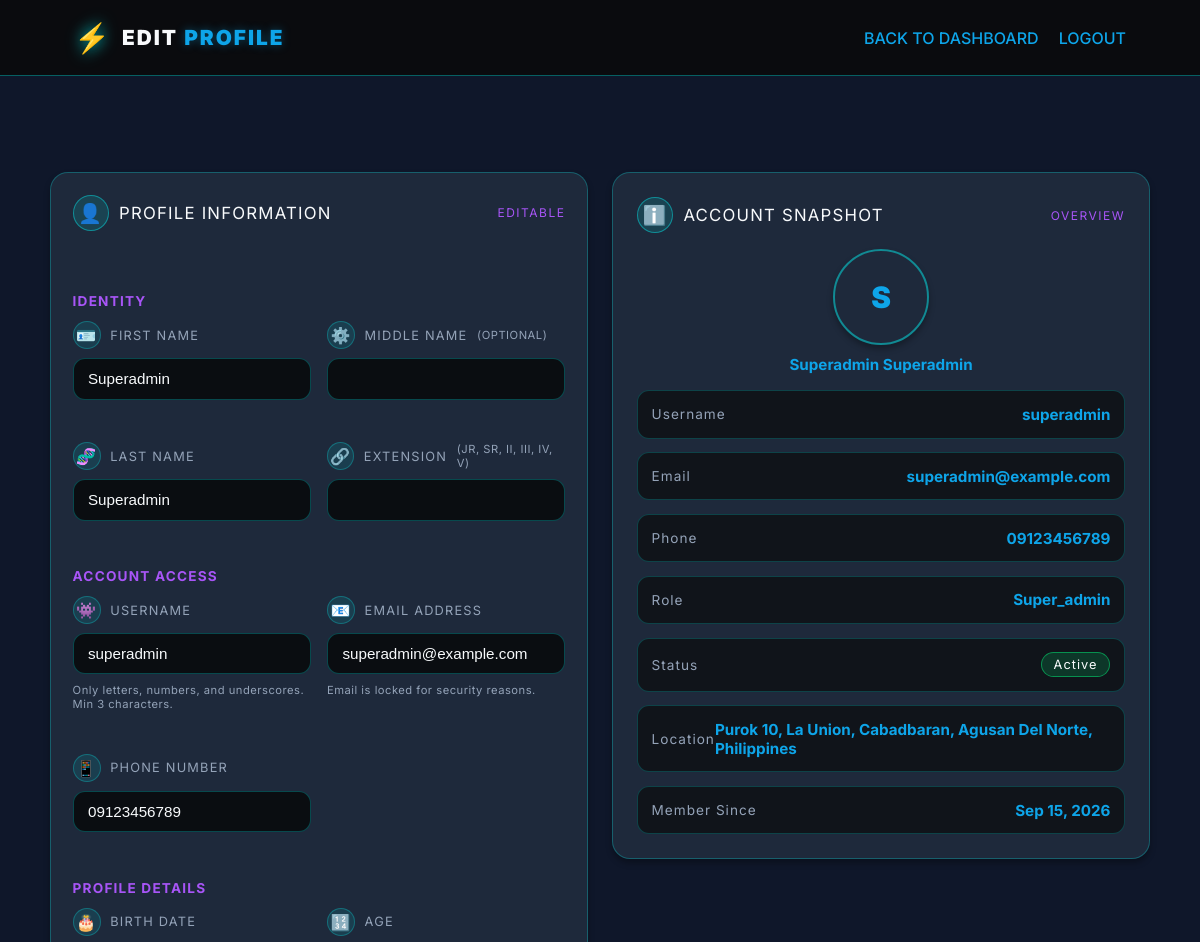
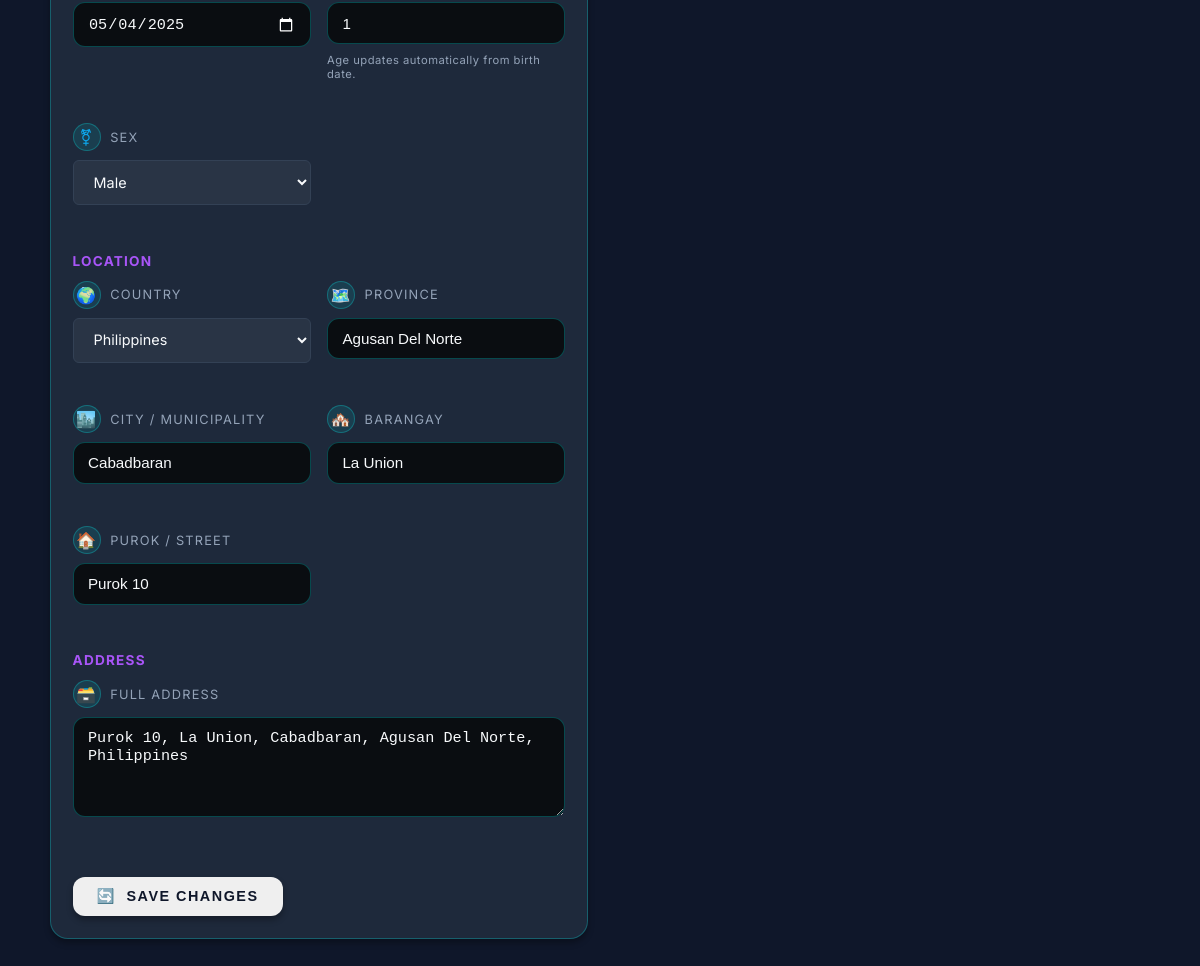
The page /pages/edit-profile.php (signed in) on the database its author committed (2 pictures, top to bottom).
### tables this page shows
CREATE TABLE `users` (
  `id` int(11) NOT NULL,
  `username` varchar(50) NOT NULL,
  `email` varchar(100) NOT NULL,
  `id_number` varchar(20) DEFAULT NULL,
  `password` varchar(255) NOT NULL,
  `phone_number` varchar(20) DEFAULT NULL,
  `first_name` varchar(100) DEFAULT NULL,
  `last_name` varchar(100) DEFAULT NULL,
  `middle_name` varchar(100) DEFAULT NULL,
  `extension` varchar(10) DEFAULT NULL,
  `birth_date` date DEFAULT NULL,
  `age` int(11) DEFAULT NULL,
  `sex` enum('male','female','other') DEFAULT NULL,
  `purok_street` varchar(255) DEFAULT NULL,
  `barangay` varchar(100) DEFAULT NULL,
  `city` varchar(100) DEFAULT NULL,
  `province` varchar(100) DEFAULT NULL,
  `country` varchar(100) DEFAULT NULL,
  `zip_code` varchar(10) DEFAULT NULL,
  `address` text DEFAULT NULL,
  `profile_picture` varchar(255) DEFAULT NULL,
  `role` enum('super_admin','admin','user') DEFAULT 'user',
  `status` enum('pending','approved','blocked','pending_setup') DEFAULT 'pending',
  `last_login` timestamp NULL DEFAULT NULL,
  `created_at` timestamp NOT NULL DEFAULT current_timestamp(),
  `updated_at` timestamp NOT NULL DEFAULT current_timestamp() ON UPDATE current_timestamp(),
  `phone` varchar(20) DEFAULT NULL,
  `is_active` tinyint(1) DEFAULT 1,
  `privileges` text DEFAULT NULL
);

### pages/edit-profile.php (the view, shortened to what the rows shown need)
<?php
require_once '../php/config.php';
$db = new Database();
$stmt = $db->prepare('SELECT username, email, address, phone, phone_number, first_name, middle_name, last_name, extension, birth_date, age, sex, purok_street, barangay, city, province, country, profile_picture, role, is_active, created_at, status FROM users WHERE id = ? LIMIT 1');
$stmt->execute([$_SESSION['user_id']]);
$user = $stmt->fetch();
$phoneValue = $user['phone_number'] ?? $user['phone'] ?? '';
$birthDateValue = $user['birth_date'] ?? '';
$computedAge = $user['age'] ?? null;
if ($birthDateValue) {
    try {
        $birthDateObj = new DateTime($birthDateValue);
        $now = new DateTime();
        $ageDiff = $birthDateObj->diff($now)->y;
        $computedAge = $ageDiff;
    } catch (Exception $e) {
        $computedAge = $user['age'] ?? null;
    }
}
$countries = [
    'Afghanistan','Albania','Algeria','Andorra','Angola','Antigua and Barbuda','Argentina','Armenia','Australia','Austria','Azerbaijan','Bahamas','Bahrain','Bangladesh','Barbados','Belarus','Belgium','Belize','Benin','Bhutan','Bolivia','Bosnia and Herzegovina','Botswana','Brazil','Brunei','Bulgaria','Burkina Faso','Burundi','Cabo Verde','Cambodia','Cameroon','Canada','Central African Republic','Chad','Chile','China','Colombia','Comoros','Congo','Costa Rica','Croatia','Cuba','Cyprus','Czech Republic','Denmark','Djibouti','Dominica','Dominican Republic','Ecuador','Egypt','El Salvador','Equatorial Guinea','Eritrea','Estonia','Eswatini','Ethiopia','Fiji','Finland','France','Gabon','Gambia','Georgia','Germany','Ghana','Greece','Grenada','Guatemala','Guinea','Guinea-Bissau','Guyana','Haiti','Honduras','Hungary','Iceland','India','Indonesia','Iran','Iraq','Ireland','Israel','Italy','Jamaica','Japan','Jordan','Kazakhstan','Kenya','Kiribati','Kosovo','Kuwait','Kyrgyzstan','Laos','Latvia','Lebanon','Lesotho','Liberia','Libya','Liechtenstein','Lithuania','Luxembourg','Madagascar','Malawi','Malaysia','Maldives','Mali','Malta','Marshall Islands','Mauritania','Mauritius','Mexico','Micronesia','Moldova','Monaco','Mongolia','Montenegro','Morocco','Mozambique','Myanmar','Namibia','Nauru','Nepal','Netherlands','New Zealand','Nicaragua','Niger','Nigeria','North Korea','North Macedonia','Norway','Oman','Pakistan','Palau','Palestine','Panama','Papua New Guinea','Paraguay','Peru','Philippines','Poland','Portugal','Qatar','Romania','Russia','Rwanda','Saint Kitts and Nevis','Saint Lucia','Saint Vincent and the Grenadines','Samoa','San Marino','Sao Tome and Principe','Saudi Arabia','Senegal','Serbia','Seychelles','Sierra Leone','Singapore','Slovakia','Slovenia','Solomon Islands','Somalia','South Africa','South Korea','South Sudan','Spain','Sri Lanka','Sudan','Suriname','Sweden','Switzerland','Syria','Taiwan','Tajikistan','Tanzania','Thailand','Timor-Leste','Togo','Tonga','Trinidad and Tobago','Tunisia','Turkey','Turkmenistan','Tuvalu','Uganda','Ukraine','United Arab Emirates','United Kingdom','United States','Uruguay','Uzbekistan','Vanuatu','Vatican City','Venezuela','Vietnam','Yemen','Zambia','Zimbabwe'
];
$userCountry = $user['country'] ?? 'Philippines';
$addressValue = $user['address'] ?? '';
?>
<!DOCTYPE html>
<html lang="en">
<head>
  <link rel="stylesheet" href="../css/cyberpunk-edit-profile.css" />
</head>
<body>
  <header class="cyber-header">
    <div class="header-content">
      <div class="logo-container">
        <h1 class="logo-text">EDIT <span class="accent">PROFILE</span></h1>
      </div>
    </div>
  </header>
  <main class="cyber-main">
    <div class="profile-wrapper">
      <section class="profile-panel snapshot-panel">
        <form id="editProfileForm" class="form-flow" novalidate>
          <div class="form-section">
            <div class="form-grid two-col">
              <div class="input-group">
                <div class="input-shell">
                  <input id="firstName" name="firstName" class="cyber-input" type="text" value="<?php echo htmlspecialchars($user['first_name'] ?? ''); ?>" autocomplete="given-name" required>
                </div>
              </div>
              <div class="input-group">
                <div class="input-shell">
                  <input id="lastName" name="lastName" class="cyber-input" type="text" value="<?php echo htmlspecialchars($user['last_name'] ?? ''); ?>" autocomplete="family-name" required>
                </div>
              </div>
            </div>
          </div>
          <div class="form-section">
            <div class="form-grid two-col">
              <div class="input-group">
                <div class="input-shell">
                  <input id="username" name="username" class="cyber-input" type="text" value="<?php echo htmlspecialchars($user['username']); ?>" autocomplete="username" required>
                </div>
              </div>
              <div class="input-group">
                <div class="input-shell">
                  <input id="email" name="email" class="cyber-input" type="email" value="<?php echo htmlspecialchars($user['email']); ?>" autocomplete="email" readonly>
                </div>
              </div>
              <div class="input-group">
                <div class="input-shell">
                  <input id="phone" name="phone" class="cyber-input" type="tel" value="<?php echo htmlspecialchars($phoneValue); ?>" placeholder="09XXXXXXXXX" autocomplete="tel-national" required>
                </div>
              </div>
            </div>
          </div>
          <div class="form-section">
            <div class="form-grid three-col">
              <div class="input-group">
                <div class="input-shell">
                  <input id="birthDate" name="birthDate" class="cyber-input" type="date" value="<?php echo htmlspecialchars($birthDateValue); ?>" required>
                </div>
              </div>
              <div class="input-group">
                <div class="input-shell">
                  <input id="age" name="age" class="cyber-input" type="number" value="<?php echo htmlspecialchars($computedAge ?? ''); ?>" readonly>
                </div>
              </div>
              <div class="input-group">
                <div class="input-shell">
                  <select id="sex" name="sex" class="cyber-input" required>
                    <option value="male" <?php echo (($user['sex'] ?? '') === 'male') ? 'selected' : ''; ?>>Male</option>
                  </select>
                </div>
              </div>
            </div>
          </div>
          <div class="form-section">
            <div class="form-grid two-col">
              <div class="input-group">
                <div class="input-shell">
                  <select id="country" name="country" class="cyber-input" required>
                    <?php foreach ($countries as $countryOption): ?>
                      <option value="<?php echo htmlspecialchars($countryOption); ?>" <?php echo ($countryOption === $userCountry) ? 'selected' : ''; ?>>
                        <?php echo htmlspecialchars($countryOption); ?>
                      </option>
                    <?php endforeach; ?>
                  </select>
                </div>
              </div>
              <div class="input-group">
                <div class="input-shell">
                  <input id="province" name="province" class="cyber-input" type="text" value="<?php echo htmlspecialchars($user['province'] ?? ''); ?>" required>
                </div>
              </div>
              <div class="input-group">
                <div class="input-shell">
                  <input id="city" name="city" class="cyber-input" type="text" value="<?php echo htmlspecialchars($user['city'] ?? ''); ?>" required>
                </div>
              </div>
              <div class="input-group">
                <div class="input-shell">
                  <input id="barangay" name="barangay" class="cyber-input" type="text" value="<?php echo htmlspecialchars($user['barangay'] ?? ''); ?>" required>
                </div>
              </div>
              <div class="input-group">
                <div class="input-shell">
                  <input id="purok" name="purok" class="cyber-input" type="text" value="<?php echo htmlspecialchars($user['purok_street'] ?? ''); ?>" required>
                </div>
              </div>
            </div>
          </div>
          <div class="form-section">
            <div class="form-grid">
              <div class="input-group full-width">
                <div class="input-shell">
                  <textarea id="address" name="address" class="cyber-textarea" rows="3" placeholder="Enter your complete address" autocomplete="street-address"><?php echo htmlspecialchars($addressValue); ?></textarea>
                </div>
              </div>
            </div>
          </div>
        </form>
      </section>
      <section class="profile-panel">
        <div class="profile-details">
          <div class="detail-card">
            <span class="detail-label">Username</span>
            <span class="detail-value"><?php echo htmlspecialchars($user['username']); ?></span>
          </div>
          <div class="detail-card">
            <span class="detail-label">Email</span>
            <span class="detail-value"><?php echo htmlspecialchars($user['email']); ?></span>
          </div>
          <div class="detail-card">
            <span class="detail-label">Phone</span>
            <span class="detail-value"><?php echo htmlspecialchars($phoneValue !== '' ? $phoneValue : '—'); ?></span>
          </div>
          <div class="detail-card">
            <span class="detail-label">Role</span>
            <span class="detail-value"><?php echo htmlspecialchars(ucfirst($user['role'] ?? 'user')); ?></span>
          </div>
          <div class="detail-card">
            <span class="detail-label">Member Since</span>
            <span class="detail-value"><?php echo date('M d, Y', strtotime($user['created_at'])); ?></span>
          </div>
        </div>
      </section>
    </div>
  </main>
</body>
</html>

### rows shown on the page
users: firstName "Superadmin", lastName "Superadmin", username "superadmin", email "superadmin@example.com", phone "09123456789", birthDate "05/04/2025", age "1", sex "Male", country "Philippines", province "Agusan Del Norte", city "Cabadbaran", barangay "La Union", purok "Purok 10", address "Purok 10, La Union, Cabadbaran, Agusan Del Norte, Philippines", phone_number "09123456789", role "Super_admin", created_at "Sep 15, 2026"

### other values the page prints
substr($displayName ?: $user['username'], 0, 1) "S"
$displayName ?: $user['username'] "Superadmin Superadmin"
$displayLocation !== '' ? $displayLocation : '—' "Purok 10, La Union, Cabadbaran, Agusan Del Norte, Philippines"
